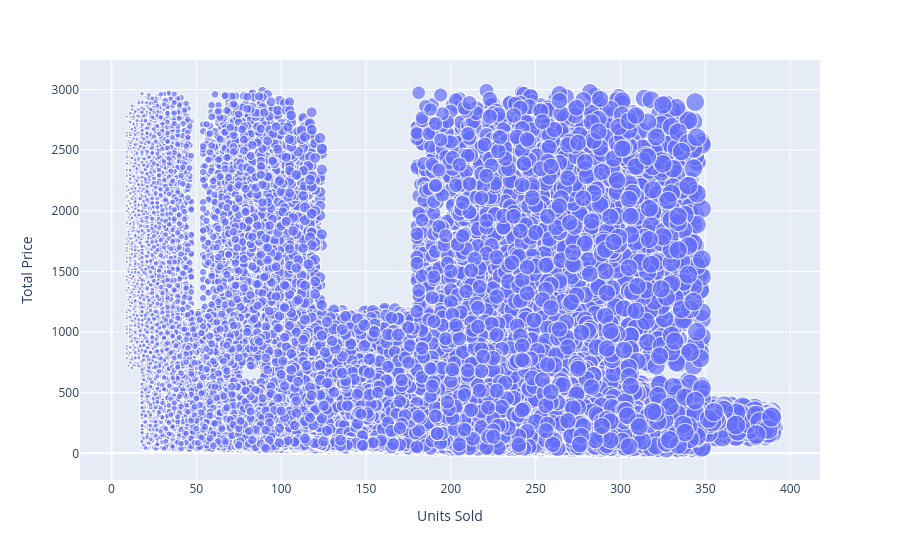

Notebook cell for this chart:
### Markdown cell above
### Visualising the dataset

### Code cell
fig = px.scatter(data, x="Units Sold", y="Total Price",size='Units Sold')
fig.show()

### Figure 1 — Plotly figure (JSON) as saved in the notebook; plotly's stock layout.template omitted (floating-point values rounded to 4 significant figures; data arrays with more than 128 entries replaced by an {"elided": "..."} marker saying what was removed)
{"data": [{"hovertemplate": "Units Sold=%{marker.size}<br>Total Price=%{y}<extra></extra>", "legendgroup": "", "marker": {"color": "#636efa", "size": {"elided": "150149 int values"}, "sizemode": "area", "sizeref": 0.975, "symbol": "circle"}, "mode": "markers", "name": "", "showlegend": false, "type": "scattergl", "x": {"elided": "150149 int values"}, "xaxis": "x", "y": {"elided": "150149 float values"}, "yaxis": "y"}], "layout": {"legend": {"itemsizing": "constant", "tracegroupgap": 0}, "margin": {"t": 60}, "xaxis": {"anchor": "y", "domain": [0, 1], "title": {"text": "Units Sold"}}, "yaxis": {"anchor": "x", "domain": [0, 1], "title": {"text": "Total Price"}}}}
